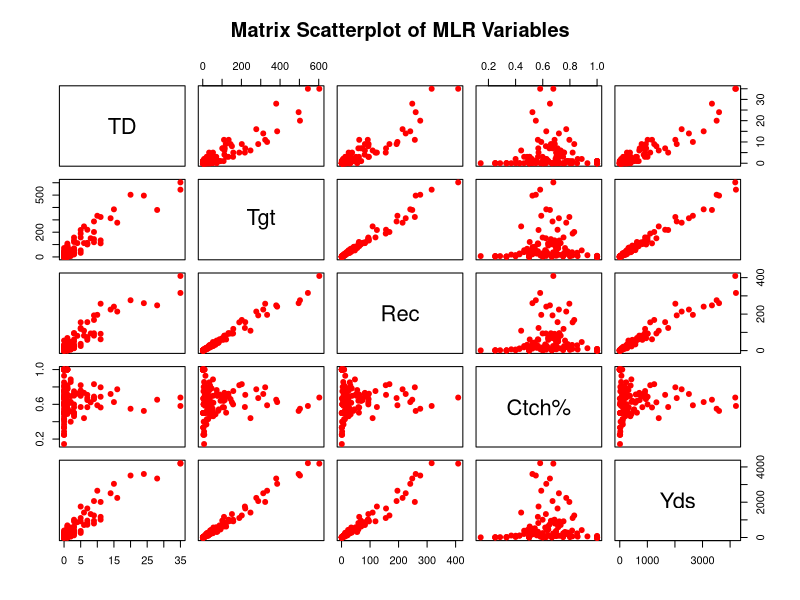
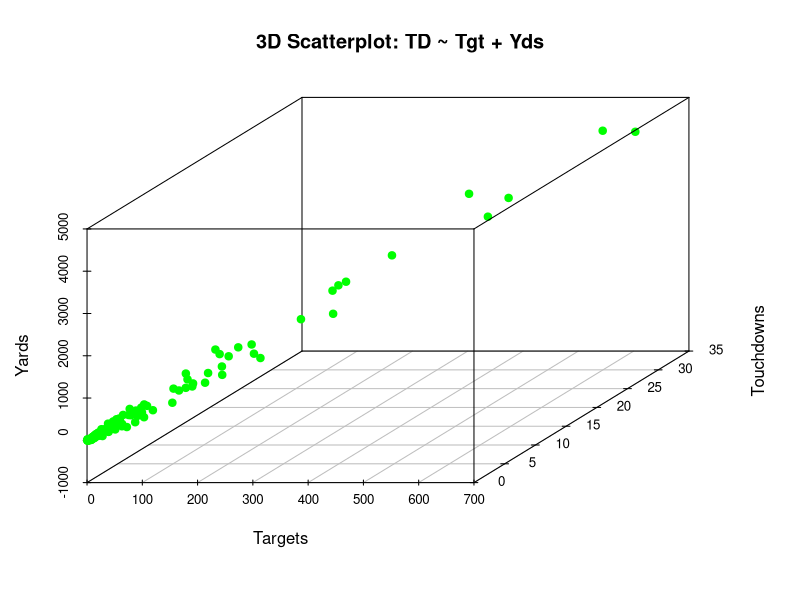
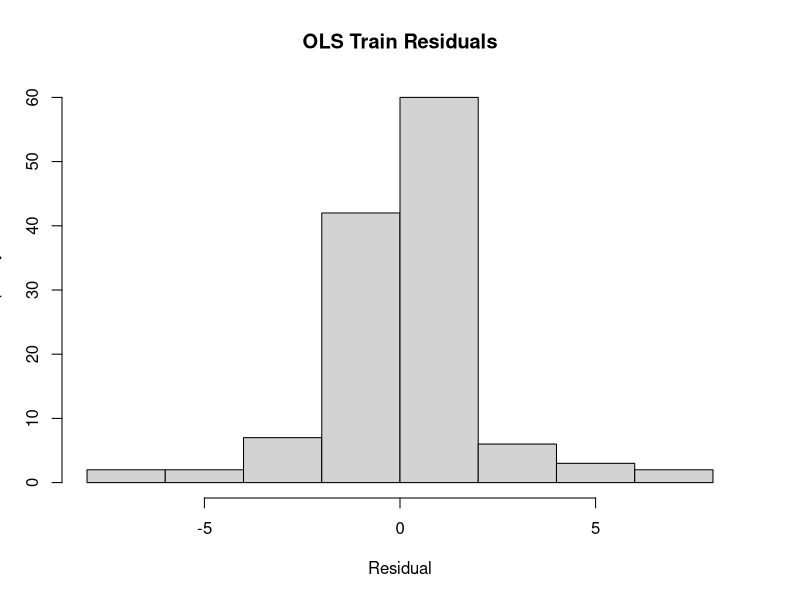
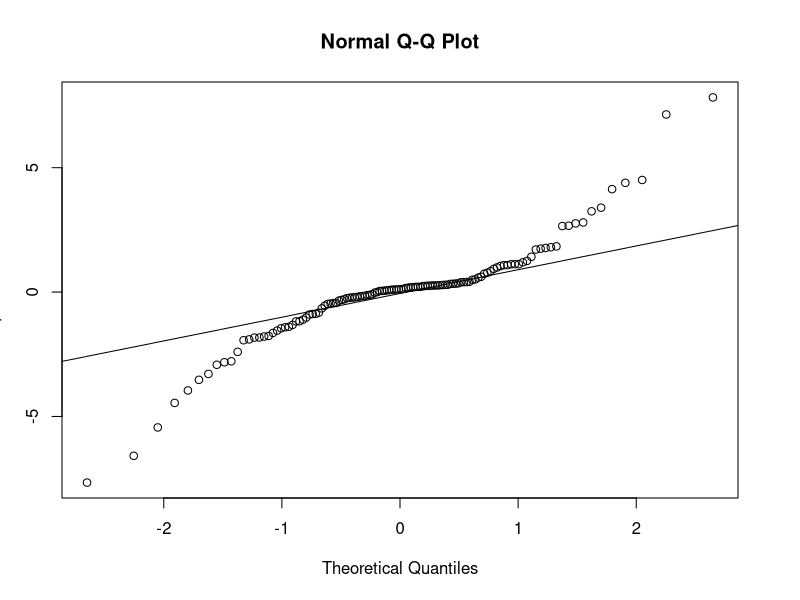
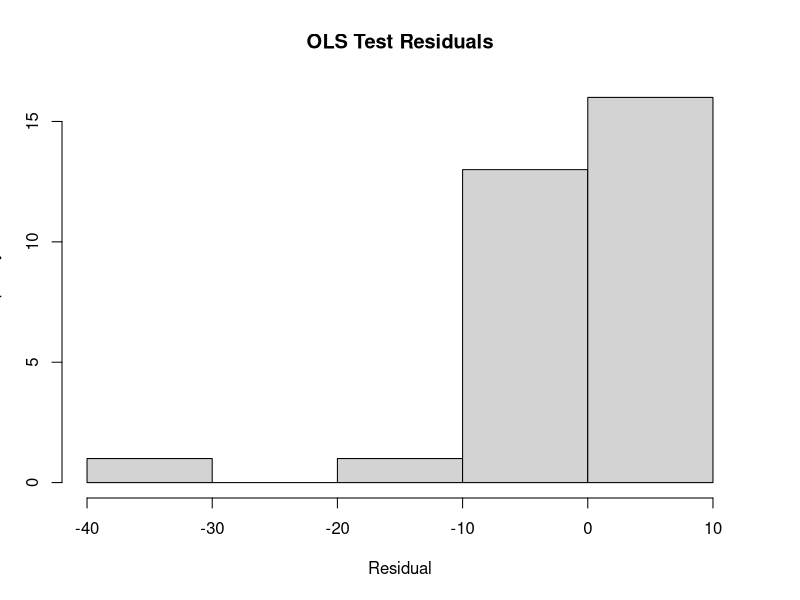
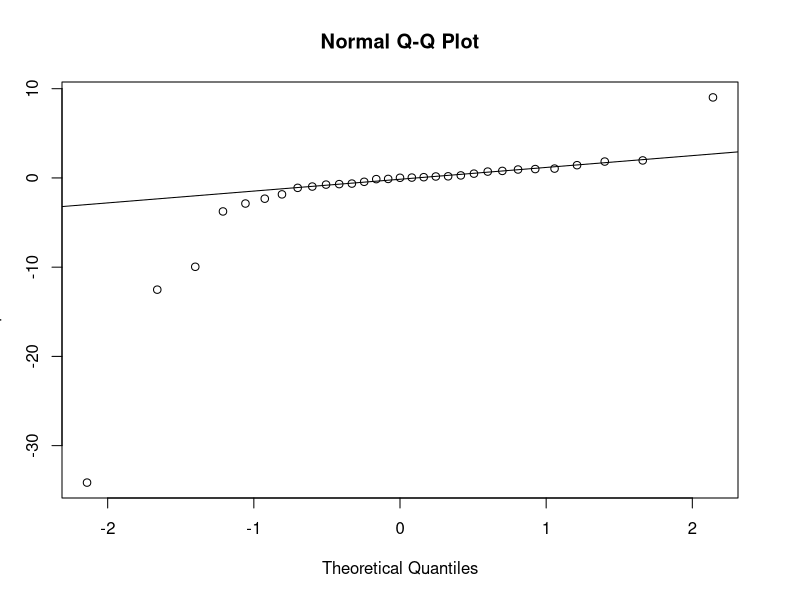
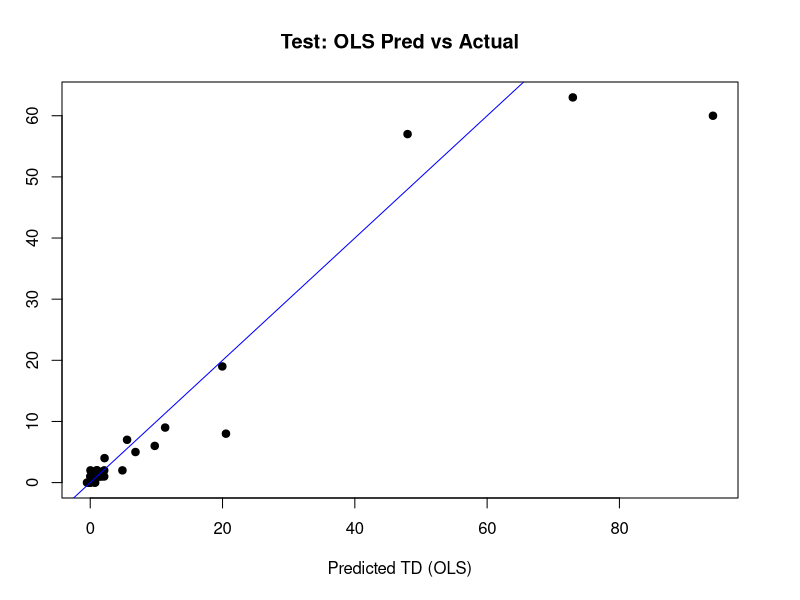
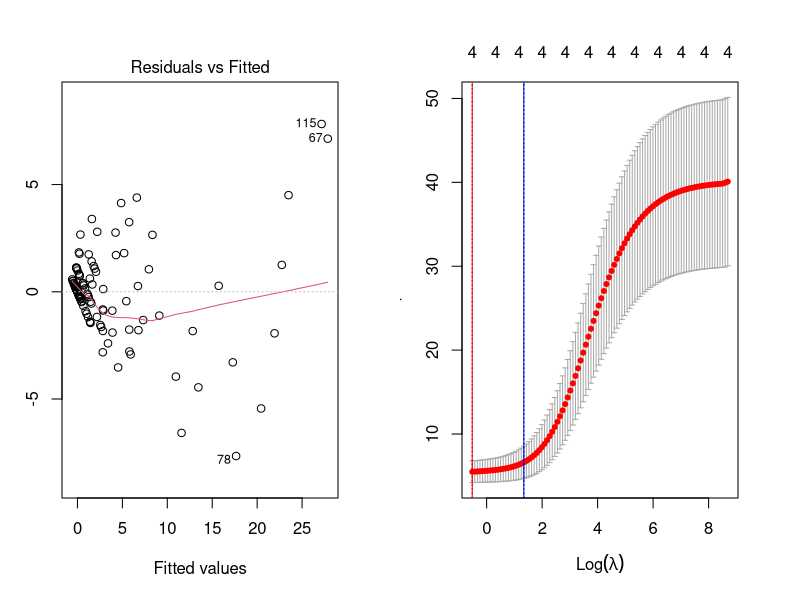

Source code (R) for these figures, in order:
## ---- chunk 1
# hide setup output
suppressPackageStartupMessages({
  library(tidyr)
  library(readxl)
  library(dplyr)
  library(car)
  library(glmnet)
  library(Metrics)
  library(scatterplot3d)
})

knitr::opts_chunk$set(
  echo       = TRUE,      # don’t show code by default
  message    = FALSE,      # suppress messages
  warning    = FALSE,      # suppress warnings
  fig.width  = 6,          # width in inches
  fig.height = 4,          # height in inches
  fig.align  = "center",   # center all figures
  out.width  = "80%"       # scale figures to 80% of page width
)
## ---- chunk 2
Atlanta_Falcons_data <- read_excel("Atlanta_Falcons_data.xlsx")
head(Atlanta_Falcons_data)
## ---- chunk 3
vars_needed <- c("TD", "Tgt", "Rec", "Ctch%", "Yds")

offensive_positions <- c("QB", "RB", "WR", "TE")

clean_df <- Atlanta_Falcons_data %>%
  drop_na(all_of(vars_needed)) %>%
  filter(Pos %in% offensive_positions)

set.seed(123)
n       <- nrow(clean_df)
train_i <- sample(n, 0.8*n)
train_df <- clean_df[ train_i, ]
test_df  <- clean_df[-train_i, ]
## ---- chunk 4
mlr_fit <- lm((TD) ~ Tgt + Rec + `Ctch%` + Yds, data = train_df)
summary(mlr_fit)

## ---- chunk 5
pairs(
  ~ TD + Tgt + Rec + `Ctch%` + Yds,
  data = train_df,
  main = "Matrix Scatterplot of MLR Variables",
  col = "red",
  pch = 19
)
## ---- chunk 6
scatterplot3d(
  x = train_df$Tgt,
  y = train_df$TD,
  z = train_df$Yds,
  main = "3D Scatterplot: TD ~ Tgt + Yds",
  xlab = "Targets",
  ylab = "Touchdowns",
  zlab = "Yards",
  color = "green",
  pch = 19
)

## ---- chunk 7
hist(resid(mlr_fit), main="OLS Train Residuals", xlab="Residual")
qqnorm(resid(mlr_fit)); qqline(resid(mlr_fit))
## ---- chunk 8
test_df$pred_ols  <- predict(mlr_fit, newdata = test_df)
resid_test_ols    <- test_df$TD - test_df$pred_ols

# Plots
hist(resid_test_ols, main="OLS Test Residuals", xlab="Residual")
qqnorm(resid_test_ols); qqline(resid_test_ols)

plot(
  test_df$pred_ols, test_df$TD,
  xlab="Predicted TD (OLS)", ylab="Actual TD",
  main="Test: OLS Pred vs Actual", pch=19
)
abline(0,1,col="blue")

## ---- chunk 9
vif(mlr_fit)

## ---- chunk 10
par(mfrow = c(1, 2))           

plot(mlr_fit, which = 1) 

## ---- chunk 11
# Prepare matrices
x_train <- model.matrix(TD~Tgt+Rec+`Ctch%`+Yds, train_df)[,-1]
y_train <- train_df$TD
x_test  <- model.matrix(TD~Tgt+Rec+`Ctch%`+Yds, test_df)[,-1]
y_test  <- test_df$TD

# Ridge
cv_ridge  <- cv.glmnet(x_train,y_train,alpha=0)
best_ridge<- cv_ridge$lambda.1se #updated for fitting purposes, more on this later
ridge_mod <- glmnet(x_train,y_train,alpha=0,lambda=best_ridge)
test_df$pred_ridge <- as.numeric(predict(ridge_mod,x_test))
summary(cv_ridge)

# Lasso
cv_lasso  <- cv.glmnet(x_train,y_train,alpha=1)
best_lasso<- cv_lasso$lambda.min
lasso_mod <- glmnet(x_train,y_train,alpha=1,lambda=best_lasso)
test_df$pred_lasso <- as.numeric(predict(lasso_mod,x_test))
summary(cv_lasso)

# RMSE
cat("Ridge RMSE:",  rmse(y_test, test_df$pred_ridge), "\n")
cat("Lasso RMSE:",  rmse(y_test, test_df$pred_lasso), "\n")
## ---- chunk 12
plot(cv_ridge)
abline(v=log(cv_ridge$lambda.min), col="red")    
abline(v=log(cv_ridge$lambda.1se), col="blue")
## ---- chunk 13
coef(cv_ridge)
## ---- chunk 14
plot(test_df$pred_ridge, test_df$TD,
     xlim = range(c(test_df$pred_ridge)),
     ylim = range(c(test_df$TD)),
     xlab="Predicted TD (Ridge Model)", ylab="Actual TD",
     main="Ridge Regression: Predicted vs Actual", pch=17, col=rgb(1,0,1,0.5))
abline(0,1,lty=2)

hist(test_df$pred_ridge)
hist(test_df$TD)
## ---- chunk 15
plot(test_df$pred_ols, test_df$TD,
     xlim = range(c(test_df$pred_ols,test_df$pred_ridge)),
     ylim = range(c(test_df$pred_ols,test_df$pred_ridge)),
     xlab="Predicted TD", ylab="Actual TD",
     main="OLS (blue) vs Ridge (red)", pch=19, col=rgb(0,0,1,0.6))
points(test_df$pred_ridge, test_df$TD, pch=17, col=rgb(1,0,0,0.6))
abline(0,1,lty=2)
legend("topleft", legend=c("OLS","Ridge"), pch=c(19,17),
       col=c("blue","red"), bty="n")
## ---- chunk 16
summary(train_df)
summary(test_df)
